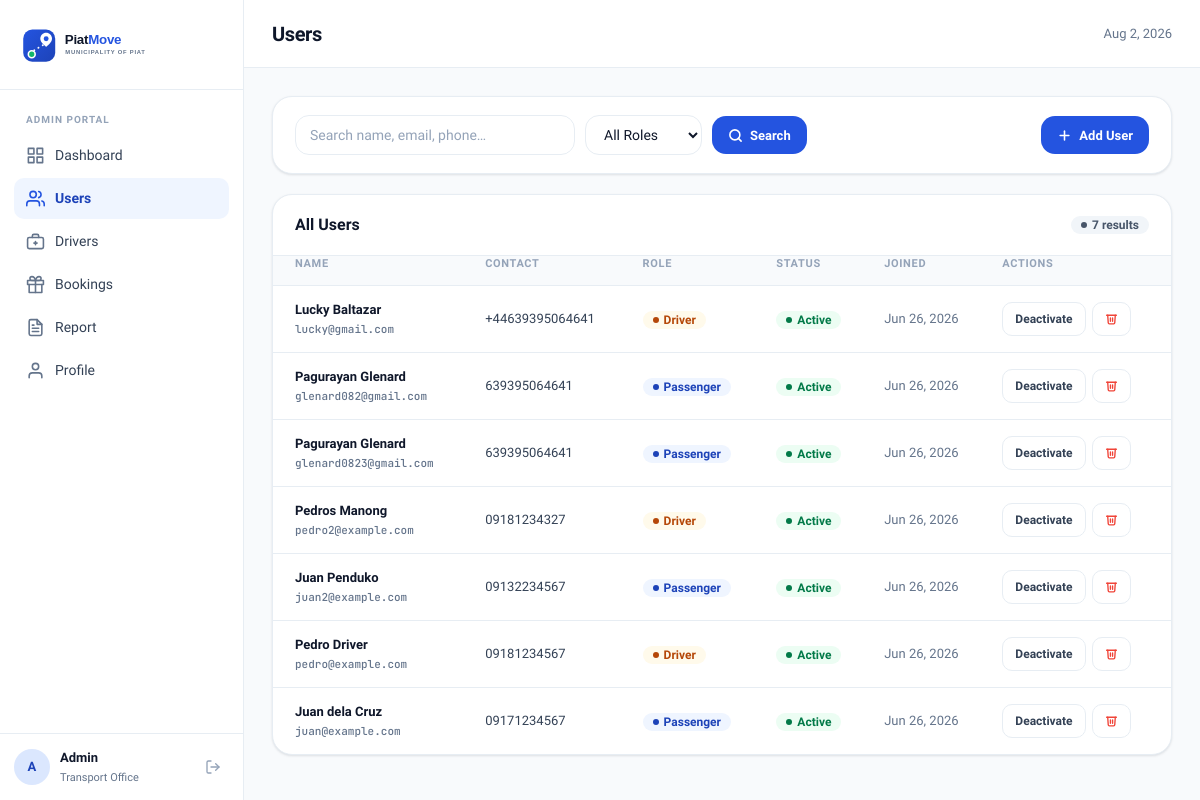
Screenshot of /users.php (signed in) with the database file from the repository.
### tables this page shows
CREATE TABLE `driver_info` (
  `id` int(10) UNSIGNED NOT NULL,
  `user_id` int(10) UNSIGNED NOT NULL,
  `license_no` varchar(50) NOT NULL,
  `vehicle_no` varchar(50) NOT NULL,
  `vehicle_type` varchar(50) NOT NULL,
  `barangay` varchar(50) NOT NULL,
  `plate_proof_path` varchar(255) DEFAULT NULL,
  `license_proof_path` varchar(255) DEFAULT NULL,
  `photo_path` varchar(255) DEFAULT NULL,
  `tricycle_photo_path` varchar(255) DEFAULT NULL,
  `approval_status` enum('pending','approved','rejected') NOT NULL DEFAULT 'pending',
  `is_online` tinyint(1) NOT NULL DEFAULT 0,
  `current_lat` decimal(10,7) DEFAULT NULL,
  `current_lng` decimal(10,7) DEFAULT NULL,
  `created_at` timestamp NOT NULL DEFAULT current_timestamp(),
  `updated_at` timestamp NOT NULL DEFAULT current_timestamp() ON UPDATE current_timestamp()
);

CREATE TABLE `users` (
  `id` int(10) UNSIGNED NOT NULL,
  `name` varchar(100) NOT NULL,
  `email` varchar(150) NOT NULL,
  `password` varchar(255) NOT NULL,
  `phone` varchar(20) NOT NULL,
  `role` enum('passenger','driver') NOT NULL DEFAULT 'passenger',
  `status` enum('active','inactive') NOT NULL DEFAULT 'active',
  `created_at` timestamp NOT NULL DEFAULT current_timestamp(),
  `updated_at` timestamp NOT NULL DEFAULT current_timestamp() ON UPDATE current_timestamp()
);

### users.php (the view, shortened to what this page needs)
<?php
$db  = get_db();
$search = trim($_GET['q'] ?? '');
$where  = [];
$params = [];
$sql = "SELECT u.*, d.approval_status
        FROM users u
        LEFT JOIN driver_info d ON d.user_id = u.id"
     . ($where ? ' WHERE ' . implode(' AND ', $where) : '')
     . " ORDER BY u.created_at DESC";
$stmt = $db->prepare($sql);
$stmt->execute($params);
$users = $stmt->fetchAll();
require_once __DIR__ . '/includes/header.php';
?>
<div class="panel" style="margin-bottom:20px">
    <div style="padding:18px 22px">
        <form method="GET" style="display:flex;gap:10px;flex-wrap:wrap;align-items:center">
            <input type="text" name="q" class="form-input" style="width:280px"
                   placeholder="Search name, email, phone…"
                   value="<?= htmlspecialchars($search) ?>">
            <select name="role" class="form-select">
                <option value="">All Roles</option>
            </select>
            <button type="submit" class="btn-primary-ds">
                <svg width="15" height="15" viewBox="0 0 24 24" fill="none" stroke="currentColor" stroke-width="2.5" stroke-linecap="round" stroke-linejoin="round"><circle cx="11" cy="11" r="8"/><line x1="21" y1="21" x2="16.65" y2="16.65"/></svg>
                Search
            </button>
            <button type="button" class="btn-primary-ds" style="margin-left:auto" onclick="openAddUserModal()">
                <svg width="15" height="15" viewBox="0 0 24 24" fill="none" stroke="currentColor" stroke-width="2.5" stroke-linecap="round" stroke-linejoin="round"><line x1="12" y1="5" x2="12" y2="19"/><line x1="5" y1="12" x2="19" y2="12"/></svg>
                Add User
            </button>
        </form>
    </div>
</div>
<div class="panel">
    <div class="panel-header">
        <span class="panel-title">All Users</span>
        <span class="badge badge-neutral"><?= count($users) ?> results</span>
    </div>
    <div style="overflow-x:auto">
        <table class="data-table">
            <thead>
                <tr>
                    <th>Name</th>
                    <th>Contact</th>
                    <th>Role</th>
                    <th>Status</th>
                    <th>Joined</th>
                    <th>Actions</th>
                </tr>
            </thead>
            <tbody>
                <?php foreach ($users as $u): ?>
                <tr>
                    <td>
                        <div class="cell-strong"><?= htmlspecialchars($u['name']) ?></div>
                        <div class="cell-sub text-mono" style="font-size:11px;color:var(--text-muted)"><?= htmlspecialchars($u['email']) ?></div>
                    </td>
                    <td><?= htmlspecialchars($u['phone']) ?></td>
                    <td>
                        <?php if ($u['role'] === 'driver'): ?>
                            <span class="badge badge-warning">Driver</span>
                        <?php else: ?>
                            <span class="badge badge-primary">Passenger</span>
                        <?php endif; ?>
                    </td>
                    <td>
                        <?php if ($u['status'] === 'active'): ?>
                            <span class="badge badge-success">Active</span>
                        <?php else: ?>
                            <span class="badge badge-danger">Inactive</span>
                        <?php endif; ?>
                    </td>
                    <td><span class="text-muted"><?= date('M j, Y', strtotime($u['created_at'])) ?></span></td>
                    <td>
                        <div class="actions-cell">
                            <form method="POST" style="display:contents">
                                <?php if ($u['status'] === 'active'): ?>
                                    <button name="action" value="deactivate" class="btn-neutral-sm"
                                            onclick="return confirm('Deactivate this user?')">Deactivate</button>
                                <?php else: ?>
                                    <button name="action" value="activate" class="btn-success-sm">Activate</button>
                                <?php endif; ?>
                                <button name="action" value="delete" class="btn-danger-ghost"
                                        onclick="return confirm('Permanently delete this user? This cannot be undone.')">
                                    <svg width="13" height="13" viewBox="0 0 24 24" fill="none" stroke="currentColor" stroke-width="2.5" stroke-linecap="round" stroke-linejoin="round"><polyline points="3 6 5 6 21 6"/><path d="M19 6l-1 14a2 2 0 0 1-2 2H8a2 2 0 0 1-2-2L5 6"/><path d="M10 11v6"/><path d="M14 11v6"/></svg>
                                </button>
                            </form>
                        </div>
                    </td>
                </tr>
                <?php endforeach; ?>
            </tbody>
        </table>
    </div>
</div>
<?php require_once __DIR__ . '/includes/footer.php'; ?>

### rows the page displays
driver_info: user.name "Lucky Baltazar", user.email "lucky@gmail.com", user.phone "+44639395064641", shows "Driver", user.created_at "Jun 26, 2026"
users: name "Pagurayan Glenard", email "glenard082@gmail.com", phone "639395064641", role "Passenger", status "Active", created_at "Jun 26, 2026"
users: name "Pagurayan Glenard", email "glenard0823@gmail.com", phone "639395064641", role "Passenger", status "Active", created_at "Jun 26, 2026"
driver_info: user.name "Pedros Manong", user.email "pedro2@example.com", user.phone "09181234327", shows "Driver", user.created_at "Jun 26, 2026"
users: name "Juan Penduko", email "juan2@example.com", phone "09132234567", role "Passenger", status "Active", created_at "Jun 26, 2026"
driver_info: user.name "Pedro Driver", user.email "pedro@example.com", user.phone "09181234567", user.created_at "Jun 26, 2026"
users: name "Juan dela Cruz", email "juan@example.com", phone "09171234567", role "Passenger", status "Active", created_at "Jun 26, 2026"

### other values shown
substr($_SESSION['admin_name'] ?? 'A', 0, 1) "A"
$_SESSION['admin_name'] "Admin"
$page_title "Users"
count($users) "7"
